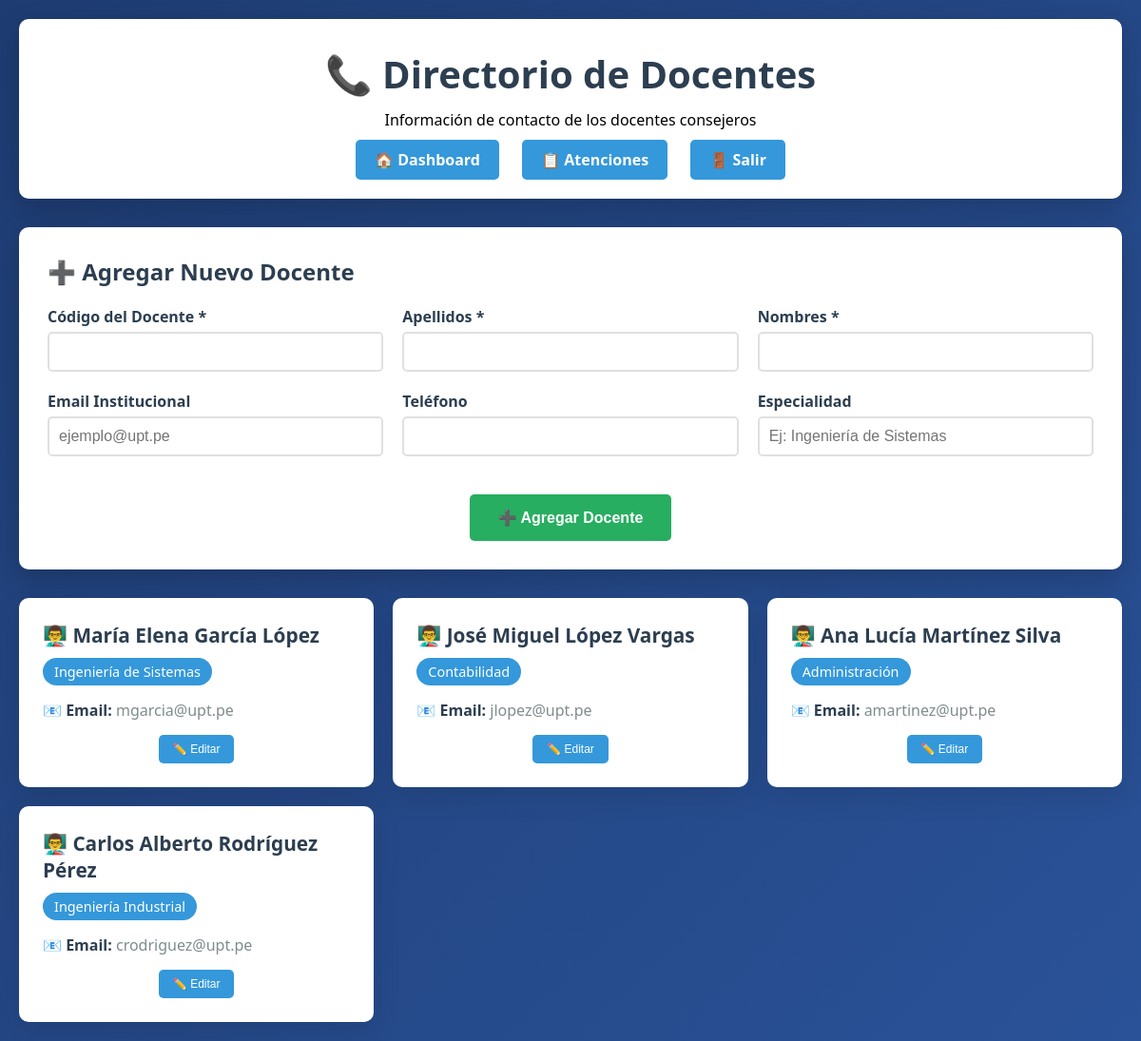
The page /directorio_docentes.php (signed in) on the database its author committed.
### tables this page shows
CREATE TABLE IF NOT EXISTS docentes (
    id INT PRIMARY KEY AUTO_INCREMENT,
    codigo VARCHAR(20) UNIQUE NOT NULL,
    apellidos VARCHAR(100) NOT NULL,
    nombres VARCHAR(100) NOT NULL,
    email VARCHAR(100) UNIQUE NOT NULL,
    telefono VARCHAR(20),
    especialidad VARCHAR(100),
    activo BOOLEAN DEFAULT TRUE,
    created_at TIMESTAMP DEFAULT CURRENT_TIMESTAMP
);

### public/directorio_docentes.php (the view, shortened to what this page needs)
<?php
require_once "../config/db.php";
try {
    $stmt = $pdo->query("
        SELECT id, codigo, nombres, apellidos, especialidad, email, telefono
        FROM docentes
        WHERE activo = 1
        ORDER BY apellidos, nombres
    ");
    $docentes = $stmt->fetchAll();
} catch (Exception $e) {
    $docentes = [];
}
?>
<!DOCTYPE html>
<html lang="es">
<head>
</head>
<body>
    <div class="container">
        <div class="header">
            <h1>📞 Directorio de Docentes</h1>
            <p>Información de contacto de los docentes consejeros</p>
            <div class="nav-links">
                <?php if ($_SESSION['usuario_rol'] === 'estudiante'): ?>
                    <a href="dashboard_estudiante.php">🏠 Mi Dashboard</a>
                <?php elseif ($_SESSION['usuario_rol'] === 'docente'): ?>
                    <a href="dashboard_docente.php">🏠 Mi Dashboard</a>
                <?php else: ?>
                    <a href="dashboard_administrador.php">🏠 Dashboard</a>
                <?php endif; ?>
                <a href="lista_atenciones.php">📋 Atenciones</a>
                <a href="logout.php">🚪 Salir</a>
            </div>
        </div>
        <?php if ($_SESSION['usuario_rol'] === 'administrador'): ?>
        <div style="background: white; border-radius: 10px; padding: 30px; box-shadow: 0 10px 30px rgba(0,0,0,0.2); margin-bottom: 30px;">
            <h2 style="color: #2c3e50; margin-bottom: 20px;">➕ Agregar Nuevo Docente</h2>
            <form method="POST" style="display: grid; grid-template-columns: repeat(auto-fit, minmax(300px, 1fr)); gap: 20px;">
                <div>
                    <label style="display: block; margin-bottom: 5px; font-weight: 600; color: #2c3e50;">Código del Docente *</label>
                    <input type="text" name="codigo" required style="width: 100%; padding: 10px; border: 2px solid #e0e0e0; border-radius: 5px; font-size: 16px;">
                </div>
                <div>
                    <label style="display: block; margin-bottom: 5px; font-weight: 600; color: #2c3e50;">Apellidos *</label>
                    <input type="text" name="apellidos" required style="width: 100%; padding: 10px; border: 2px solid #e0e0e0; border-radius: 5px; font-size: 16px;">
                </div>
                <div>
                    <label style="display: block; margin-bottom: 5px; font-weight: 600; color: #2c3e50;">Nombres *</label>
                    <input type="text" name="nombres" required style="width: 100%; padding: 10px; border: 2px solid #e0e0e0; border-radius: 5px; font-size: 16px;">
                </div>
                <div>
                    <label style="display: block; margin-bottom: 5px; font-weight: 600; color: #2c3e50;">Email Institucional</label>
                    <input type="email" name="email" placeholder="ejemplo@upt.pe" style="width: 100%; padding: 10px; border: 2px solid #e0e0e0; border-radius: 5px; font-size: 16px;">
                </div>
                <div>
                    <label style="display: block; margin-bottom: 5px; font-weight: 600; color: #2c3e50;">Teléfono</label>
                    <input type="tel" name="telefono" style="width: 100%; padding: 10px; border: 2px solid #e0e0e0; border-radius: 5px; font-size: 16px;">
                </div>
                <div>
                    <label style="display: block; margin-bottom: 5px; font-weight: 600; color: #2c3e50;">Especialidad</label>
                    <input type="text" name="especialidad" placeholder="Ej: Ingeniería de Sistemas" style="width: 100%; padding: 10px; border: 2px solid #e0e0e0; border-radius: 5px; font-size: 16px;">
                </div>
                <div style="grid-column: 1 / -1; text-align: center; margin-top: 20px;">
                    <button type="submit" style="background: #27ae60; color: white; padding: 15px 30px; border: none; border-radius: 5px; font-size: 16px; font-weight: 600; cursor: pointer;">
                        ➕ Agregar Docente
                    </button>
                </div>
            </form>
        </div>
        <?php endif; ?>
        <?php if (empty($docentes)): ?>
            <div class="no-data">
                <h3>📭 Sin docentes registrados</h3>
                <p>Aún no hay docentes registrados en el sistema.</p>
            </div>
        <?php else: ?>
            <div class="docentes-grid">
                <?php foreach ($docentes as $docente): ?>
                    <div class="docente-card">
                        <div class="docente-nombre">
                            👨‍🏫 <?= htmlspecialchars($docente['nombres'] . ' ' . $docente['apellidos']) ?>
                        </div>
                        <?php if ($docente['especialidad']): ?>
                            <div class="docente-especialidad">
                                <?= htmlspecialchars($docente['especialidad']) ?>
                            </div>
                        <?php endif; ?>
                        <div class="docente-info">
                            <strong>📧 Email:</strong> <?= htmlspecialchars($docente['email']) ?>
                        </div>
                        <?php if ($_SESSION['usuario_rol'] === 'administrador'): ?>
                            <div style="margin-top: 15px; text-align: center;">
                                <button onclick="editarDocente(<?= $docente['id'] ?>, '<?= htmlspecialchars($docente['nombres']) ?>', '<?= htmlspecialchars($docente['apellidos']) ?>', '<?= htmlspecialchars($docente['email']) ?>', '<?= htmlspecialchars($docente['telefono']) ?>', '<?= htmlspecialchars($docente['especialidad']) ?>')"
                                        style="background: #3498db; color: white; padding: 8px 15px; border: none; border-radius: 5px; cursor: pointer; font-size: 12px;">
                                    ✏️ Editar
                                </button>
                            </div>
                        <?php endif; ?>
                    </div>
                <?php endforeach; ?>
            </div>
        <?php endif; ?>
    </div>
</body>
</html>

### public/directorio_docentes.php (style rules this page uses)
* { margin: 0; padding: 0; box-sizing: border-box; }
body { font-family: 'Segoe UI', Tahoma, Geneva, Verdana, sans-serif; background: linear-gradient(135deg, #1e3c72 0%, #2a5298 100%); min-height: 100vh; padding: 20px; }
.container { max-width: 1200px; margin: 0 auto; }
.header { background: white; border-radius: 10px; padding: 30px; box-shadow: 0 10px 30px rgba(0,0,0,0.2); margin-bottom: 30px; text-align: center; }
.header h1 { color: #2c3e50; font-size: 2.5em; margin-bottom: 10px; }
.nav-links { margin-top: 20px; }
.nav-links a { background: #3498db; color: white; padding: 10px 20px; margin: 0 10px; text-decoration: none; border-radius: 5px; font-weight: 600; }
.docentes-grid { display: grid; grid-template-columns: repeat(auto-fit, minmax(300px, 1fr)); gap: 20px; }
.docente-card { background: white; border-radius: 10px; padding: 25px; box-shadow: 0 10px 30px rgba(0,0,0,0.1); transition: transform 0.3s; }
.docente-nombre { font-size: 1.3em; font-weight: bold; color: #2c3e50; margin-bottom: 10px; }
.docente-especialidad { background: #3498db; color: white; padding: 5px 12px; border-radius: 15px; font-size: 0.9em; display: inline-block; margin-bottom: 15px; }
.docente-info { color: #7f8c8d; margin-bottom: 8px; }
.docente-info strong { color: #2c3e50; }

### rows shown on the page
docentes: nombres+apellidos "María Elena García López", especialidad "Ingeniería de Sistemas", email "mgarcia@upt.pe"
docentes: nombres+apellidos "José Miguel López Vargas", especialidad "Contabilidad", email "jlopez@upt.pe"
docentes: nombres+apellidos "Ana Lucía Martínez Silva", especialidad "Administración", email "amartinez@upt.pe"
docentes: nombres+apellidos "Carlos Alberto Rodríguez Pérez", especialidad "Ingeniería Industrial", email "crodriguez@upt.pe"
